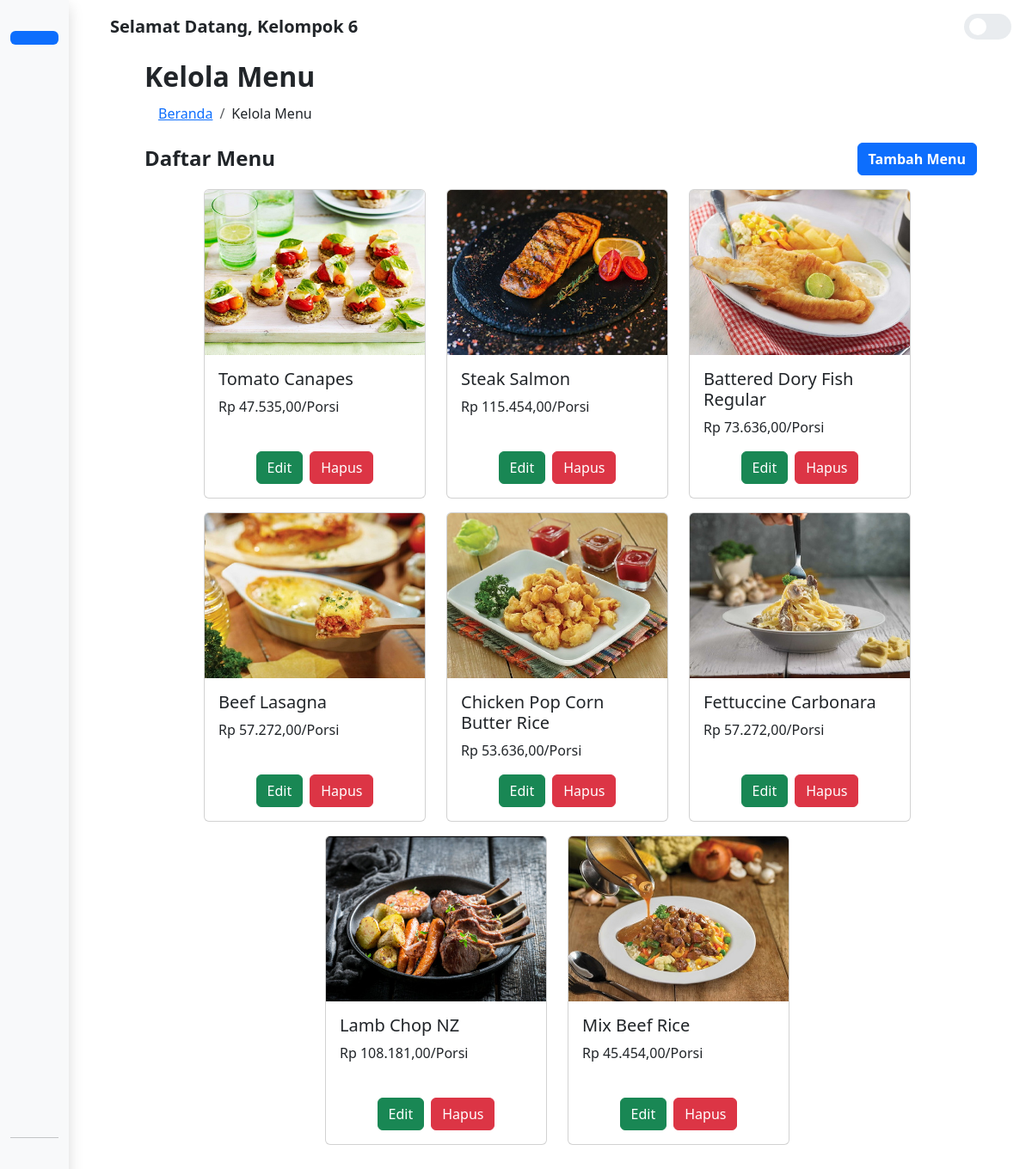
Page /kelola_menu.php (signed in) on the committed database.
### tables this page shows
CREATE TABLE `users` (
  `user_id` int(11) NOT NULL,
  `username` varchar(50) NOT NULL,
  `password` varchar(256) NOT NULL,
  `nama_lengkap` varchar(100) NOT NULL
);

CREATE TABLE `daftar_menu` (
  `menu_id` int(11) NOT NULL,
  `nama_menu` varchar(50) NOT NULL,
  `gambar` varchar(50) NOT NULL,
  `harga` int(11) NOT NULL
);

### module/Koneksi.php (called while the page is built, shortened)
<?php
class Koneksi
{
    private $host,
        $user,
        $password,
        $dbName,
        $conn;
    public function __construct($host, $user, $password, $dbName)
    {
        $this->host = $host;
        $this->user = $user;
        $this->password = $password;
        $this->dbName = $dbName;
    }
    private function connection()
    {
        $this->conn = mysqli_connect(
            $this->host,
            $this->user,
            $this->password,
            $this->dbName
        );
    }
    public function query($query)
    {
        $result = mysqli_query($this->conn, $query);
        return $result;
    }
    public function fetchAll($query)
    {
        $result = $this->query($query);
        $rows = [];
        while ($row = mysqli_fetch_assoc($result)) {
            $rows[] = $row;
        }
        return $rows;
    }
    public function fetchRow($query)
    {
        $result = $this->query($query);
        return mysqli_fetch_assoc($result);
    }
}

### module/template-halaman_admin/navigasi-admin.php (called while the page is built, shortened)
<?php
$navItems = [
    ['link' => 'admin.php', 'title' => 'Beranda'],
    ['link' => 'kelola_menu.php', 'title' => 'Kelola Menu'],
    ['link' => 'transaksi.php', 'title' => 'Transaksi']
];
$currentPage = basename($_SERVER['PHP_SELF']);
foreach ($navItems as $item) {
    if ($currentPage == $item['link']) {
        $titleCurrentPage = $item['title'];
    }
}

### kelola_menu.php (the view, shortened to what this page needs)
<?php
include "module/template-halaman_admin/navigasi-admin.php";
include "module/Koneksi.php";
$db = new Koneksi("localhost", "root", "", "restoran");
$daftarMenu = $db->fetchAll("SELECT * FROM daftar_menu");
?>
<!DOCTYPE html>
<html lang="en" data-bs-theme="light">
<head>
  <link
    rel="stylesheet"
    href="src/bootstrap-5.3.3-dist/css/bootstrap.min.css" />
  <link rel="stylesheet" href="src/css/admin-page_style.css">
  <link rel="stylesheet" href="src/css/dark-light-mode.css" />
</head>
<body>
  <div class="container-fluid vh-100">
    <div class="row">
      <?php include "module/template-halaman_admin/template_navigasi-admin.php" ?>
      <div class="col p-3 bg-tertiary-subtle d-sm-flex flex-column vh-100 overflow-auto" id="content">
        <?php include "module/template-halaman_admin/template_header-admin.php" ?>
        <main class="d-flex flex-column px-5 py-3 py-md-4 ms-3 ms-md-4 gap-1">
          <h2 class="fw-bold"><?= $titleCurrentPage ?></h2>
          <nav class="ms-2" aria-label="breadcrumb">
            <ol class="breadcrumb">
              <li><i class="ph-fill ph-house-line align-middle pe-2 text-body-tertiary"></i></li>
              <li class="breadcrumb-item active" aria-current="page"><a href="<?= $navItems[0]['link'] ?>"><?= $navItems[0]['title'] ?></a></li>
              <li class="breadcrumb-item"><?= $titleCurrentPage ?></li>
            </ol>
          </nav>
          <div class="row g-3 justify-content-center">
            <div class="col-12 d-flex justify-content-between">
              <span class="fs-4 fw-semibold">Daftar Menu</span>
              <button class="btn btn-primary fw-semibold" data-bs-toggle="modal" data-bs-target="#modalTambahDaftarMenu">
                <i class="ph-bold ph-plus"></i> Tambah Menu
              </button>
            </div>
            <?php $counter = 0 ?>
            <?php foreach ($daftarMenu as $menu): ?>
              <div class="col-auto">
                <div class="card me-2">
                  <img src="src/img/<?= $menu['gambar'] ?>" class="card-img-top bg-dark-subtle img-fluid" style="width: 16rem ;height: 12rem;"></img>
                  <div class="card-body">
                    <div class="mb-3" style="width: 224px; height: 80px;">
                      <h5 class="card-title" style="width: 224px;"><?= $menu['nama_menu'] ?></h5>
                      <span>Rp <?= number_format($menu['harga'], 2, ',', '.') ?>/Porsi</span>
                    </div>
                    <div class="d-flex gap-2 justify-content-center">
                      <button type="button" class="btn btn-success" data-bs-toggle="modal" data-bs-target="#modalEditDaftarMenu<?= $counter++ ?>">
                        <i class="ph-fill ph-pencil-line"></i> Edit
                      </button>
                      <form action="crud/hapus-daftar_menu.php" method="post">
                        <button type="submit" class="btn btn-danger" name="hapus_menu" onclick="return confirm('Apakah anda yakin ingin menghapus menu?')">
                          <i class="ph-fill ph-eraser"></i> Hapus
                        </button>
                      </form>
                    </div>
                  </div>
                </div>
              </div>
            <?php endforeach ?>
          </div>
        </main>
      </div>
    </div>
  </div>
</body>
</html>

### module/template-halaman_admin/template_header-admin.php (shortened to what this page needs)
<?php
$user = $db->fetchRow("SELECT * FROM users WHERE user_id = '{$_SESSION['login']}'");
?>
<header class="d-flex align-items-center justify-content-between">
    <div class="ms-2 d-flex gap-4">
        <span class="fs-5 fw-semibold">Selamat Datang, <?= $user['nama_lengkap'] ?></span>
    </div>
    <div class="me-2">
        <label for="darkLightcheckbox" class="dark-light-checkbox-label bg-body-secondary">
            <span class="ball bg-body"></span>
        </label>
    </div>
</header>

### src/css/dark-light-mode.css (style rules this page uses)
.dark-light-checkbox-label { width: 55px; height: 30px; border-radius: 55px; position: relative; padding: 15px; display: flex; justify-content: center; align-items: center; }
.dark-light-checkbox-label .ball { width: 20px; height: 20px; position: absolute; left: 6px; top: 5px; border-radius: 50%; transition: transform 0.2s linear; }

### rows in the picture
users: nama_lengkap "Kelompok 6"
daftar_menu: gambar (picture), nama_menu "Tomato Canapes", harga "47.535,00"
daftar_menu: gambar (picture), nama_menu "Steak Salmon", harga "115.454,00"
daftar_menu: gambar (picture), nama_menu "Battered Dory Fish Regular", harga "73.636,00"
daftar_menu: gambar (picture), nama_menu "Beef Lasagna", harga "57.272,00"
daftar_menu: gambar (picture), nama_menu "Chicken Pop Corn Butter Rice", harga "53.636,00"
daftar_menu: gambar (picture), nama_menu "Fettuccine Carbonara", harga "57.272,00"
daftar_menu: gambar (picture), nama_menu "Lamb Chop NZ", harga "108.181,00"
daftar_menu: gambar (picture), nama_menu "Mix Beef Rice", harga "45.454,00"

### other values in the picture
$titleCurrentPage "Kelola Menu"
$navItems[0]['title'] "Beranda"
